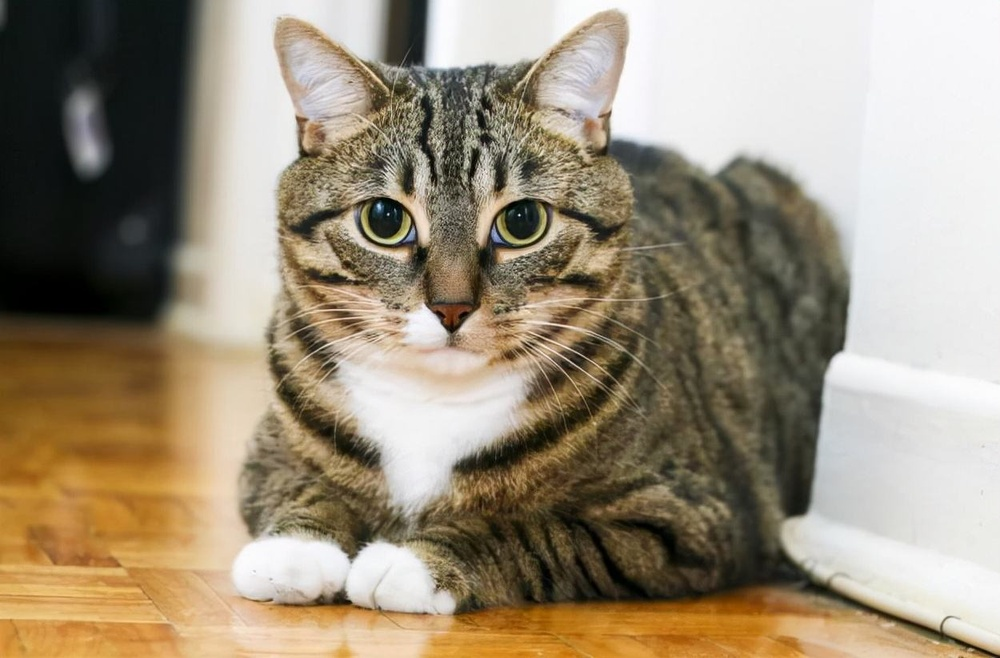
#> input picture lihuacat.jpeg, 1000 x 658 px, shrunk from 1250 x 822 before the run, found by its file name
$ python '2.9 图像的反转旋转.py'
#> lines starting #> are read from the running program, lines starting #| are printed output that depends on the picture
# @Time: 2022/12/26 17:06
# @File: 2.9 图像的反转旋转.py
'''
图像的翻转
flip(src,flipCode)
flipCode = 0 表示上下翻转
flipCode > 0 表示左右翻转
flipCode < 0 上下+左右

图像的旋转
rotate(src,rotateCode = ROTATE_)
ROTATE_90_CLOCKWISE  90度顺时针
ROTATE_180 180度
ROTATE_90_COUNTERCLOCKWISE  90度逆时针
'''

import cv2
import numpy as np
lihuacat = cv2.imread(r'D:\xzc\python\opencv\lihuacat.jpeg')
#> lihuacat is the input picture: shape (658, 1000, 3); mean B, G, R 123.1, 143.7, 156.4
new_cat = cv2.flip(lihuacat, 0)
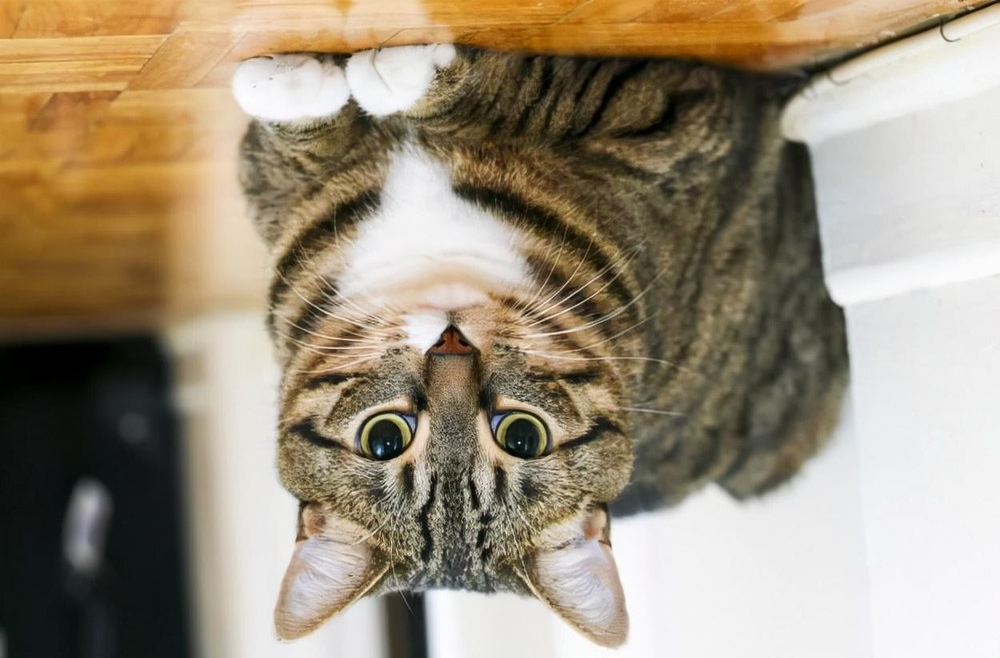
#> new_cat: shape (658, 1000, 3); mean B, G, R 123.1, 143.7, 156.4
new_cat1 = cv2.flip(lihuacat, 1)
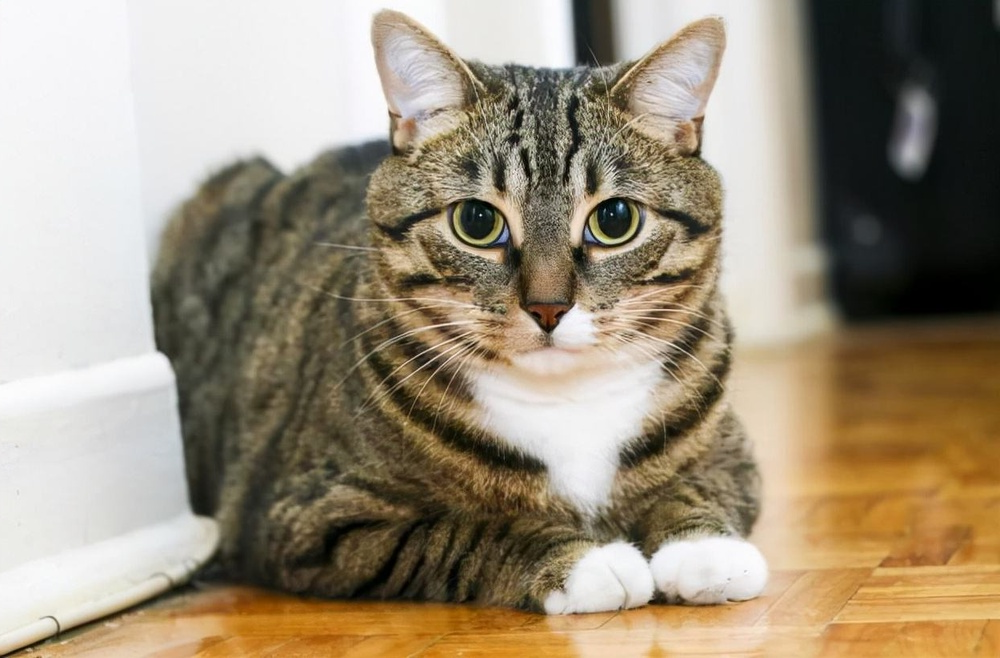
#> new_cat1: shape (658, 1000, 3); mean B, G, R 123.1, 143.7, 156.4
new_cat2 = cv2.flip(lihuacat, -1)
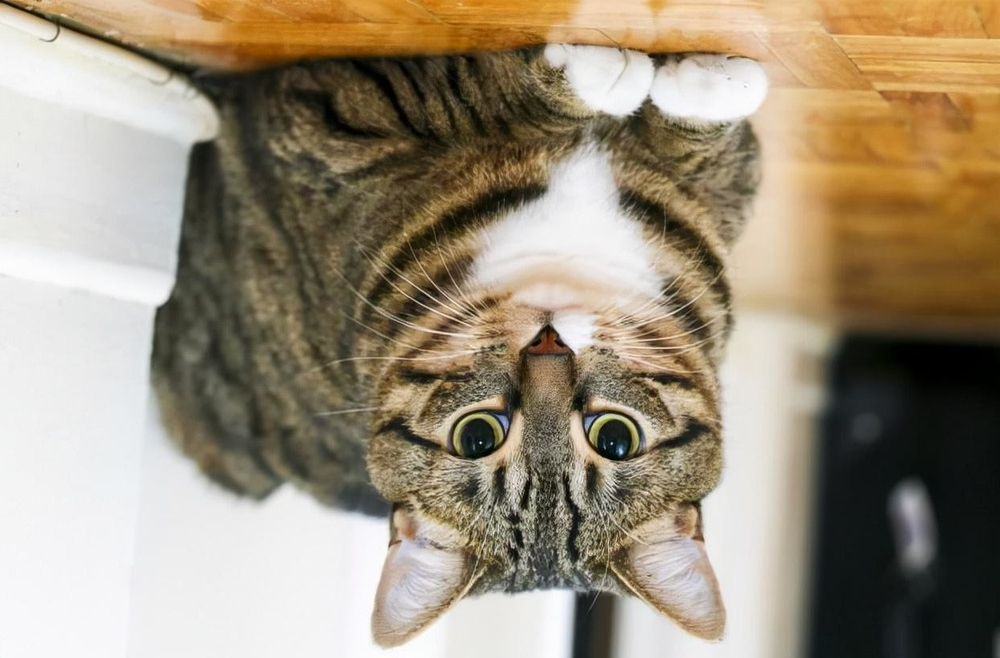
#> new_cat2: shape (658, 1000, 3); mean B, G, R 123.1, 143.7, 156.4
new_cat3 = cv2.rotate(lihuacat, rotateCode = cv2.ROTATE_90_CLOCKWISE)
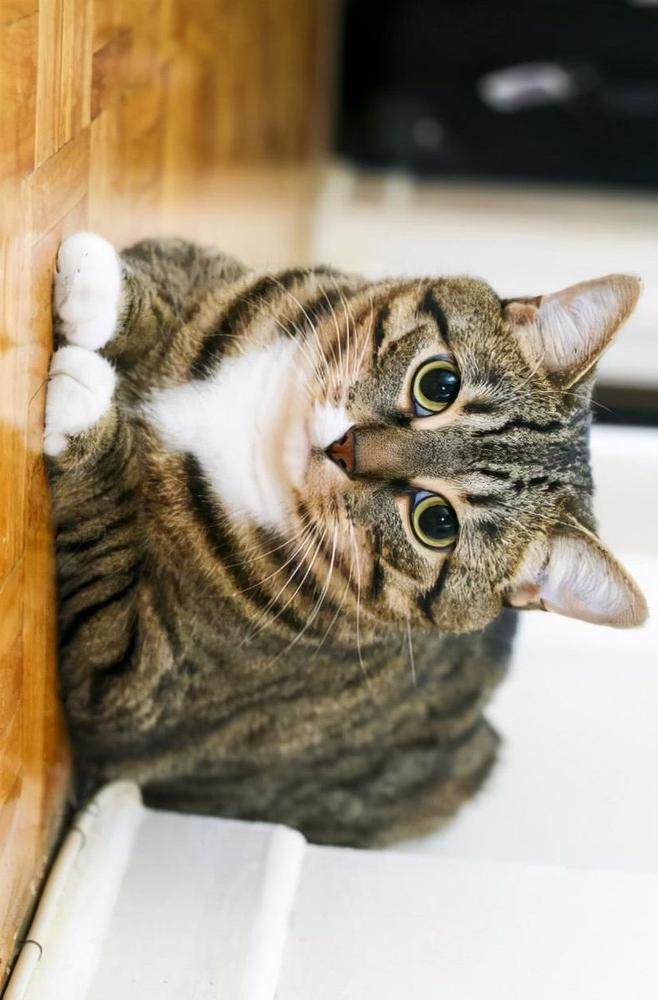
#> new_cat3: shape (1000, 658, 3); mean B, G, R 123.1, 143.7, 156.4
#new_cat2 = lihuacat[::-1, ::-1]

cv2.imshow('cat_rotate',new_cat3)
cv2.imshow('cat',np.hstack((lihuacat,new_cat2)))
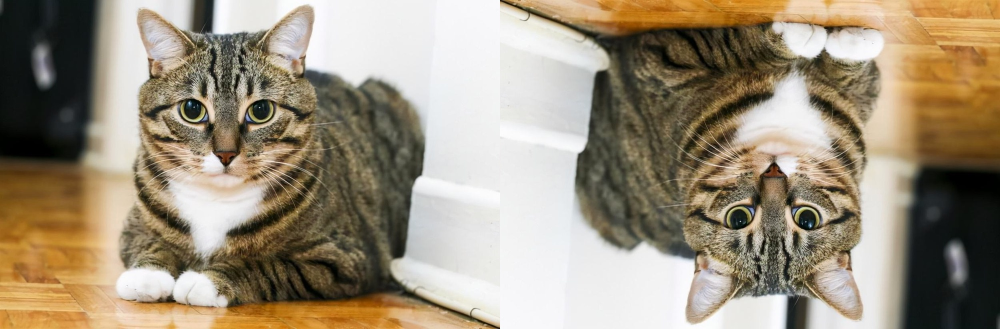
#> window 'cat': shape (658, 2000, 3) (shown at 1/2 size); mean B, G, R 123.1, 143.7, 156.4
cv2.waitKey(0)
cv2.destroyAllWindows()

$ run again, with cat.jpeg copied over lihuacat.jpeg
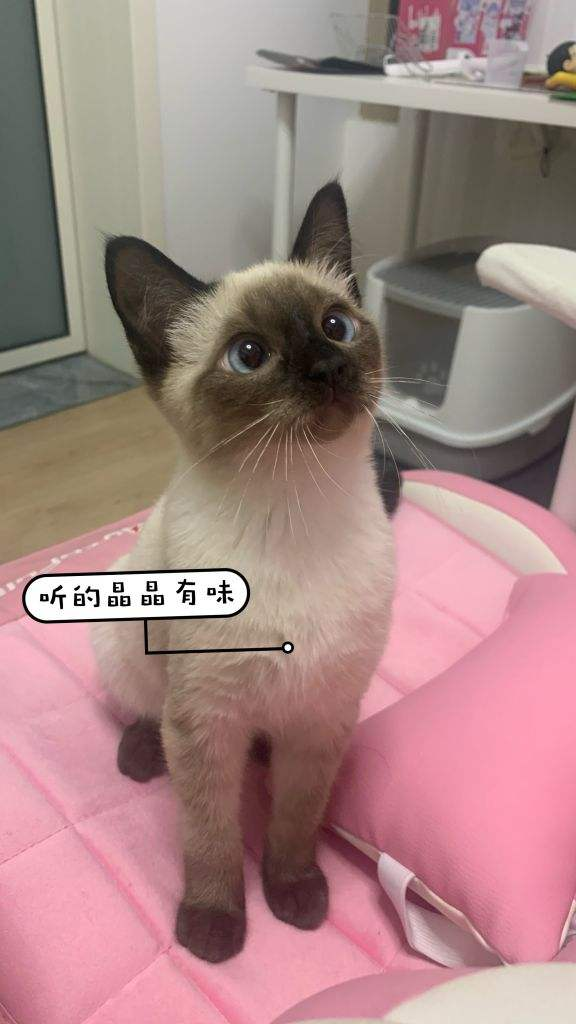
#> input picture cat.jpeg, 576 x 1024 px, found by its file name
#> lihuacat is the input picture: shape (1024, 576, 3); mean B, G, R 131.9, 133.2, 164.9
#> `new_cat3 = cv2.rotate(lihuacat, rotateCode = cv2.ROTATE_90_CLOCKWISE)`:
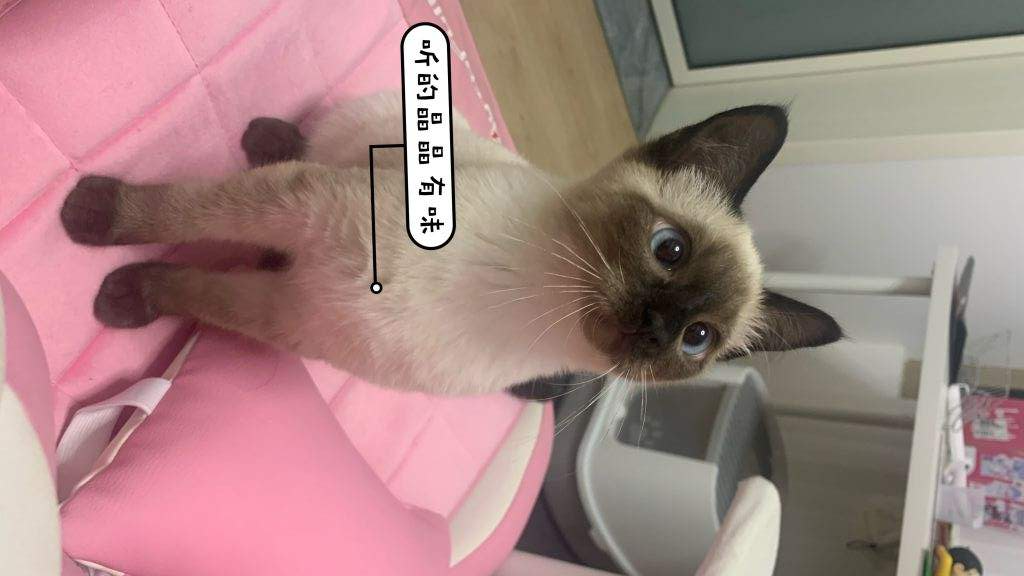
#> new_cat3: shape (576, 1024, 3); mean B, G, R 131.9, 133.2, 164.9
#> `cv2.imshow('cat',np.hstack((lihuacat,new_cat2)))`:
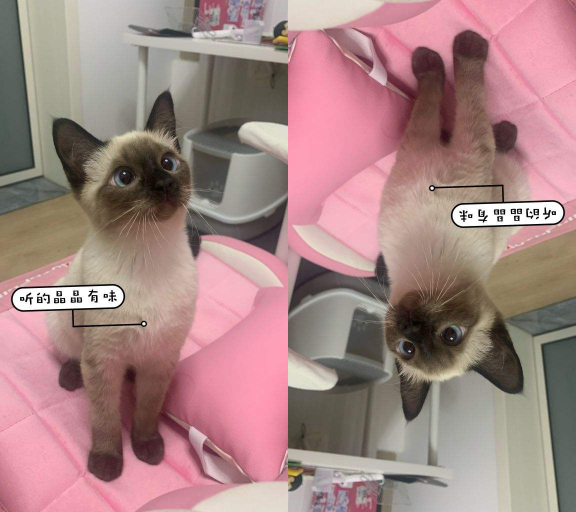
#> window 'cat': shape (1024, 1152, 3) (shown at 1/2 size); mean B, G, R 131.9, 133.2, 164.9
